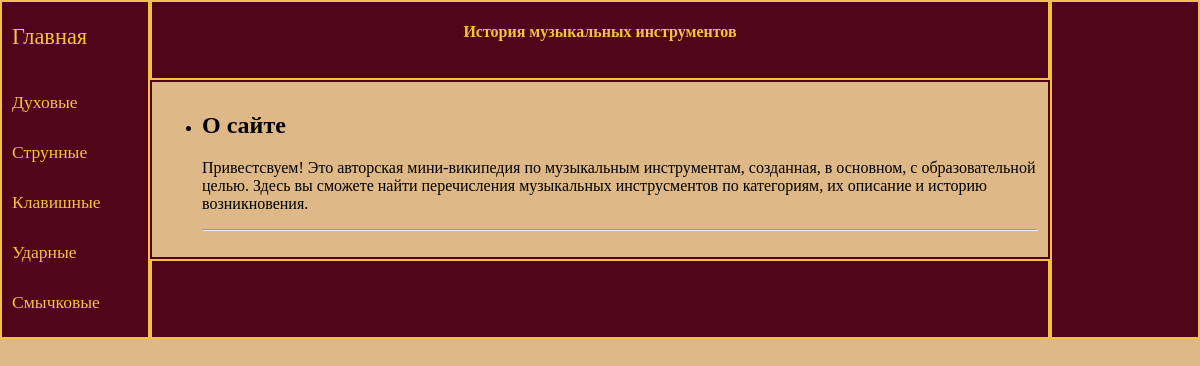
Screenshot of /mainpage/ with the database file from the repository.
### mainapp/models.py (models this page shows, shortened)
class Mainpage(models.Model):
    title2 = models.CharField(max_length=100)
    text2 = models.TextField()
    time_create2 = models.DateTimeField(auto_now_add=True)
    time_update2 = models.DateTimeField(auto_now=True)

### mainapp/views.py (the view)
# urls.py: path('', mainpage, name='home'),
def mainpage(request):
    intro = Mainpage.objects.all()
    return render(request, 'mainapp/mainpage.html', {'intro': intro, 'title': title[0]})

### mainapp/templates/mainapp/mainpage.html
{% extends 'mainapp/index.html' %}
{% block content %}
<ul>
    {% for i in intro %}
    <li>
        <h2>{{ i.title2 }}</h2>
        <p>{{ i.text2 }}</p>
        <hr>
    </li>
    {% endfor %}
</ul>
{% endblock  %}

### mainapp/templates/mainapp/index.html (shortened to what this page needs)
{% load static %}
<!DOCTYPE html>
<html>
<head>
    <link  type="text/css" href="{% static 'mainapp/css/styles.css' %}"  rel="stylesheet"/>
</head>
<body class="sitePage">
    <header class="header">
        <h4>История музыкальных инструментов</h4>
    </header>
    <div class="rightSide"></div>
    <div class="content">
{% block content %}
{% endblock %}
    </div>
    <div class="leftSide">
        <a href="{% url 'home' %}" class="home_link">Главная</a>
        <a href="{% url 'wind' %}" class="navlink1">Духовые</a>
        <a href="{% url 'stringed' %}" class="navlink2">Струнные</a>
        <a href="{% url 'keyboards' %}" class="navlink3">Клавишные</a>
        <a href="{% url 'drums' %}" class="navlink4">Ударные</a>
        <a href="{% url 'bowed' %}" class="navlink5">Смычковые</a>
    </div>
    <div class="footer"></div>
</body>
</html>

### mainapp/static/mainapp/css/styles.css (style rules this page uses)
.sitePage { display: grid; margin: 0 auto; grid-template-areas: 'left head right' 'left content right' 'left foot right'; grid-template-columns: 150px 1fr 150px; grid-template-rows: 80px 1fr 80px; background: burlywood; }
.home_link { grid-area: home_link; color: rgb(243, 194, 69); padding: 10px; font-size: 1.4rem; text-decoration: none; justify-items: center; margin-top: 12px; cursor: default; }
.navlink1 { color: rgb(243, 194, 69); padding: 10px; font-size: 1.1rem; text-decoration: none; grid-area: navlink1; cursor: default; }
.navlink2 { color: rgb(243, 194, 69); padding: 10px; font-size: 1.1rem; text-decoration: none; grid-area: navlink2; cursor: default; }
.navlink3 { color: rgb(243, 194, 69); padding: 10px; font-size: 1.1rem; text-decoration: none; grid-area: navlink3; cursor: default; }
.navlink4 { color: rgb(243, 194, 69); padding: 10px; font-size: 1.1rem; text-decoration: none; grid-area: navlink4; cursor: default; }
.navlink5 { color: rgb(243, 194, 69); padding: 10px; font-size: 1.1rem; text-decoration: none; grid-area: navlink5; cursor: default; }
.leftSide { grid-area: left; background: #500518; border: 2px rgb(243, 194, 69) solid; display: grid; grid-template-rows: 80px 50px 50px 50px 50px 50px 1fr; grid-template-areas: 'home_link' 'navlink1' 'navlink2' 'navlink3' 'navlink4' 'navlink5'; }
.header { grid-area: head; background: #500518; color: rgb(243, 194, 69); border: 2px rgb(243, 194, 69) solid; }
.header h4 { text-align: center; font-family: 'billion dreams', serif; }
.content { border: 2px solid #500518; grid-area: content; padding: 10px; }
.footer { grid-area: foot; background: #500518; color: rgb(243, 194, 69); border: 2px rgb(243, 194, 69) solid; }
.rightSide { grid-area: right; background: #500518; color: rgb(243, 194, 69); border: 2px rgb(243, 194, 69) solid; }

### rows the page displays
Mainpage: title2 "О сайте", text2 "Привестсвуем! Это авторская мини-википедия по музыкальным инструментам, созданная, в основном, с образовательной целью. Здесь вы сможете найти перечисления музыкальных инструсментов по категориям, их описание и историю возникновения."
